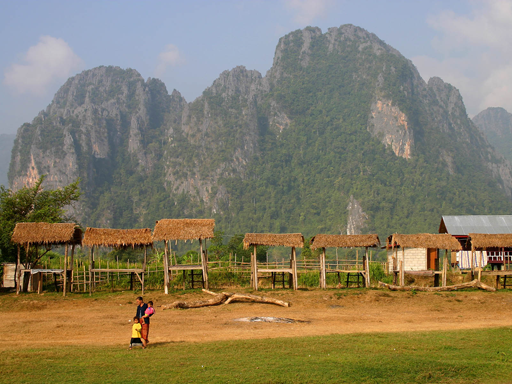
#> input picture data/real/landscape/mountain.png, 512 x 384 px
$ python make_figures.py
#> lines starting #> are read from the running program, lines starting #| are printed output that depends on the picture
### src/io_utils.py
"""Small shared image I/O helpers (used by run_dcp / run_sota / metrics / figures).

Convention: in-memory images are float32 in [0, 1], BGR channel order (OpenCV).
"""

from __future__ import annotations

import os
from typing import List

import cv2
import numpy as np

IMAGE_EXTS = (".png", ".jpg", ".jpeg", ".bmp", ".tif", ".tiff")


def read_image(path: str) -> np.ndarray:
    """Read an image as float32 [0, 1], BGR, shape (H, W, 3)."""
#> called with path = 'data/real/landscape/mountain.png'
    img = cv2.imread(path, cv2.IMREAD_COLOR)
#> img is the input picture: shape (384, 512, 3); mean B, G, R 101.5, 125.5, 134.4
    if img is None:
        raise FileNotFoundError(f"could not read image: {path}")
    return img.astype(np.float32) / 255.0


# [30 lines left out: functions write_image, write_gray, list_images, not called in this run]

### src/dcp/dark_channel.py
"""Dark channel computation.

The dark channel of an image J is

    J_dark(x) = min_{c in {r,g,b}} ( min_{y in Omega(x)} J^c(y) )

i.e. the per-pixel minimum across colour channels, followed by a local
minimum (morphological erosion) over a square patch Omega of side `patch_size`.

Key empirical prior (He et al., 2009): for haze-free outdoor images, the dark
channel is close to zero everywhere except in sky/bright regions, because most
local patches contain at least one very dark pixel in some colour channel.
"""

import cv2
import numpy as np


def dark_channel(image: np.ndarray, patch_size: int = 15) -> np.ndarray:
    """Compute the dark channel of an image.

    Parameters
    ----------
    image : np.ndarray
        (H, W, 3) float array in [0, 1]. Channel order is irrelevant here
        because we take the minimum across channels.
    patch_size : int
        Side length of the square patch Omega (odd number, default 15).

    Returns
    -------
    np.ndarray
        (H, W) float array: the dark channel.
    """
#> called with patch_size = 15
    if image.ndim != 3 or image.shape[2] != 3:
        raise ValueError(f"expected (H, W, 3) image, got shape {image.shape}")
    min_channel = np.min(image, axis=2)
    kernel = cv2.getStructuringElement(cv2.MORPH_RECT, (patch_size, patch_size))
    # Erosion == local minimum over the structuring element.
    dark = cv2.erode(min_channel, kernel)
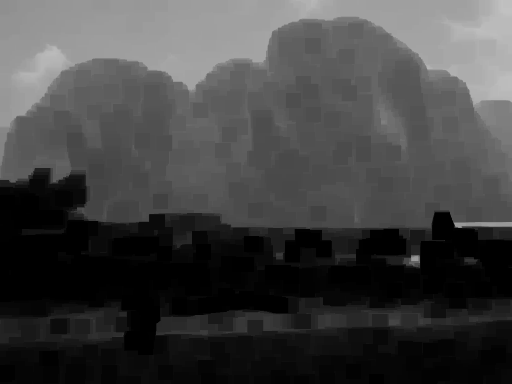
#> dark: shape (384, 512) float32; min 0, max 0.757, mean 0.261
    return dark

### src/dcp/atmospheric_light.py
"""Atmospheric light estimation.

He et al. estimate the global atmospheric light A from the haziest pixels.
The dark channel is brightest where haze is densest, so we:

  1. take the top `top_percent` brightest pixels of the dark channel, then
  2. among those candidate pixels, read their colours from the input image.

The paper picks the single pixel with the highest intensity. In practice
averaging the candidate pixels (as in the popular He-Zhang reference
implementation) is more robust to outliers, so that is the default here.
This is precisely the step that mis-fires on images with large white/bright
regions: white objects also produce a bright dark channel and get mistaken
for "haziest", inflating A (discussed in the report's failure analysis).
"""

from __future__ import annotations

import numpy as np

from .dark_channel import dark_channel


def estimate_atmospheric_light(
    image: np.ndarray,
    dark: np.ndarray | None = None,
    patch_size: int = 15,
    top_percent: float = 0.001,
    mode: str = "mean",
) -> np.ndarray:
    """Estimate the atmospheric light A (a length-3 vector).

    Parameters
    ----------
    image : np.ndarray
        (H, W, 3) float array in [0, 1], BGR.
    dark : np.ndarray, optional
        Pre-computed dark channel; recomputed if None.
    patch_size : int
        Patch size used if `dark` must be computed.
    top_percent : float
        Fraction of brightest dark-channel pixels to consider (default 0.1%).
    mode : {"mean", "max"}
        "mean": average the candidate pixels (robust, default).
        "max":  pick the single brightest-intensity candidate (paper-faithful).

    Returns
    -------
    np.ndarray
        Length-3 atmospheric light vector (BGR), values in [0, 1].
    """
#> called with patch_size = 15, top_percent = 0.001, mode = 'mean'
    if dark is None:
        dark = dark_channel(image, patch_size)

    h, w = dark.shape
#> h = 384; w = 512
    n_pixels = h * w
#> n_pixels = 196608
    n_top = max(int(n_pixels * top_percent), 1)
#> n_top = 196

    dark_flat = dark.reshape(n_pixels)
    image_flat = image.reshape(n_pixels, 3)

    # Indices of the `n_top` brightest dark-channel pixels.
    candidate_idx = np.argpartition(dark_flat, n_pixels - n_top)[n_pixels - n_top:]
#> candidate_idx = 196 values, max 39928 at index 0, min 499 at index 43, mean 4519.7
    candidates = image_flat[candidate_idx]
#> candidates = 196 rows, first 8: [0.753, 0.749, 0.784], [0.8, 0.784, 0.808], [0.796, 0.784, 0.792], [0.8, 0.792, 0.792], [0.776, 0.753, 0.757], [0.788, 0.78, 0.788], [0.776, 0.753, 0.757], [0.784, 0.78, 0.788]

    if mode == "max":
        A = candidates[np.argmax(candidates.sum(axis=1))]
    elif mode == "mean":
        A = candidates.mean(axis=0)
#> A = [0.792, 0.78, 0.797]
    else:
        raise ValueError(f"unknown mode {mode!r}; use 'mean' or 'max'")

    # Guard against degenerate near-zero values that would blow up division.
    return np.maximum(A, 1e-3)

### src/dcp/dehaze.py
"""End-to-end Dark Channel Prior dehazing pipeline."""

from __future__ import annotations

import numpy as np

from .atmospheric_light import estimate_atmospheric_light
from .dark_channel import dark_channel
from .transmission import estimate_transmission, refine_transmission


def dehaze(
    image: np.ndarray,
    patch_size: int = 15,
    omega: float = 0.95,
    t0: float = 0.1,
    top_percent: float = 0.001,
    gf_radius: int = 60,
    gf_eps: float = 1e-3,
    atm_mode: str = "mean",
    return_intermediate: bool = False,
):
    """Remove haze from a single image using the Dark Channel Prior.

    Pipeline: dark channel -> atmospheric light A -> raw transmission ->
    guided-filter refinement -> recover scene radiance

        J(x) = (I(x) - A) / max(t(x), t0) + A

    The lower bound t0 prevents division by near-zero transmission (which would
    otherwise produce extreme noise/colour in the densest-haze regions).

    Parameters
    ----------
    image : np.ndarray
        (H, W, 3) float in [0, 1], BGR.
    patch_size, omega, t0, top_percent, gf_radius, gf_eps, atm_mode :
        Algorithm hyper-parameters (see the individual modules).
    return_intermediate : bool
        If True, also return a dict of intermediate maps for visualisation.

    Returns
    -------
    np.ndarray | tuple[np.ndarray, dict]
        Dehazed image (float [0, 1], BGR); plus an intermediates dict when
        `return_intermediate` is True.
    """
    image = image.astype(np.float32)

    dark = dark_channel(image, patch_size)
    A = estimate_atmospheric_light(image, dark, top_percent=top_percent, mode=atm_mode)
#> A = [0.792, 0.78, 0.797]
    t_raw = estimate_transmission(image, A, omega, patch_size)
    t_refined = refine_transmission(image, t_raw, gf_radius, gf_eps)

    t_clamped = np.clip(t_refined, t0, 1.0)
    radiance = (image - A.reshape(1, 1, 3)) / t_clamped[..., None] + A.reshape(1, 1, 3)
    radiance = np.clip(radiance, 0.0, 1.0)

    if return_intermediate:
        intermediates = {
            "dark_channel": dark,
            "atmospheric_light": A,
            "transmission_raw": t_raw,
            "transmission_refined": t_refined,
        }
        return radiance, intermediates
    return radiance

### src/dcp/transmission.py
"""Transmission map estimation and refinement.

The haze imaging model is

    I(x) = J(x) t(x) + A (1 - t(x))

where I is the observed image, J the haze-free scene radiance, A the global
atmospheric light and t(x) in [0, 1] the medium transmission (fraction of
light reaching the camera without scattering).

Assuming the dehazed scene's dark channel -> 0 and A is known, He et al. derive
an estimate of the transmission directly from the dark channel of the
normalised image:

    t_raw(x) = 1 - omega * darkchannel( I(x) / A )

The constant omega (< 1) keeps a small amount of haze for distant objects so
the result still looks natural (aerial perspective).
"""

import cv2
import numpy as np

from .dark_channel import dark_channel
from .guided_filter import guided_filter


def estimate_transmission(
    image: np.ndarray, A: np.ndarray, omega: float = 0.95, patch_size: int = 15
) -> np.ndarray:
    """Estimate the raw (coarse) transmission map.

    Parameters
    ----------
    image : np.ndarray
        (H, W, 3) float in [0, 1], BGR.
    A : np.ndarray
        Length-3 atmospheric light (BGR).
    omega : float
        Haze-retention factor (default 0.95).
    patch_size : int
        Patch size for the dark channel (default 15).

    Returns
    -------
    np.ndarray
        (H, W) raw transmission in [0, 1] (before guided-filter refinement).
    """
#> called with A = array of shape (3,), omega = 0.95, patch_size = 15
    normalized = image / A.reshape(1, 1, 3)
    transmission = 1.0 - omega * dark_channel(normalized, patch_size)
    return transmission


def refine_transmission(
    image: np.ndarray, transmission: np.ndarray, radius: int = 60, eps: float = 1e-3
) -> np.ndarray:
    """Refine a coarse transmission map with a guided filter.

    The grayscale version of the hazy input is used as the guidance image so
    the refined transmission follows real edges instead of patch blocks.

    Parameters
    ----------
    image : np.ndarray
        (H, W, 3) float in [0, 1], BGR (used to build the grayscale guide).
    transmission : np.ndarray
        (H, W) coarse transmission map.
    radius, eps : guided-filter parameters.

    Returns
    -------
    np.ndarray
        (H, W) refined transmission map.
    """
#> called with radius = 60, eps = 0.001
    gray = cv2.cvtColor((image * 255).astype(np.uint8), cv2.COLOR_BGR2GRAY)
    gray = gray.astype(np.float32) / 255.0
    return guided_filter(gray, transmission, radius, eps)

### src/dcp/guided_filter.py
"""Guided image filtering (He, Sun, Tang).

An edge-preserving smoothing filter. We use it to refine the coarse,
patch-based transmission map so that its edges align with the real object
boundaries in the image, removing the block artefacts produced by the
patch-wise dark channel. It is the fast, modern replacement for the soft
matting used in the original 2009 paper.

The output q is a locally-linear function of the guidance image I:

    q_i = a_k * I_i + b_k,   for i in window k

with (a_k, b_k) chosen to be closest to the filtering input p in a
least-squares sense with regularisation eps. Box filters make it O(N).
"""

import cv2
import numpy as np


def _box(img: np.ndarray, radius: int) -> np.ndarray:
    """Box (mean) filter with window side 2*radius+1."""
#> called with radius = 60
    ksize = 2 * radius + 1
    return cv2.blur(img, (ksize, ksize))
#> returned value: shape (384, 512) float32


def guided_filter(
    guide: np.ndarray, src: np.ndarray, radius: int = 60, eps: float = 1e-3
) -> np.ndarray:
    """Apply a guided filter.

    Parameters
    ----------
    guide : np.ndarray
        (H, W) single-channel guidance image, float in [0, 1].
    src : np.ndarray
        (H, W) input to be filtered (e.g. the raw transmission map), float.
    radius : int
        Window radius (default 60).
    eps : float
        Regularisation; larger -> smoother (default 1e-3).

    Returns
    -------
    np.ndarray
        (H, W) filtered output, same dtype-domain as `src`.
    """
    guide = guide.astype(np.float32)
    src = src.astype(np.float32)

    mean_I = _box(guide, radius)
    mean_p = _box(src, radius)
    mean_Ip = _box(guide * src, radius)
    cov_Ip = mean_Ip - mean_I * mean_p

    mean_II = _box(guide * guide, radius)
    var_I = mean_II - mean_I * mean_I

    a = cov_Ip / (var_I + eps)
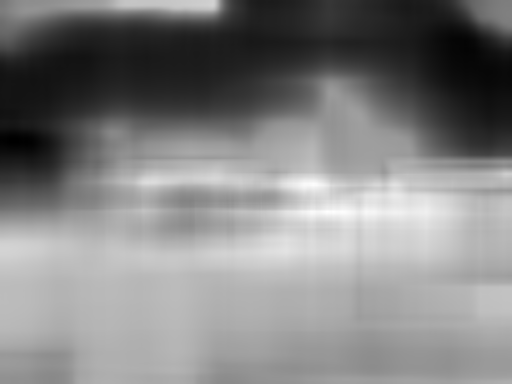
#> a: shape (384, 512) float32; min -1.29, max 0.229, mean -0.513; drawn with min black and max white
    b = mean_p - a * mean_I
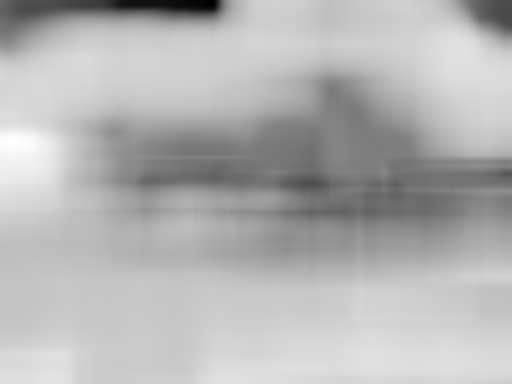
#> b: shape (384, 512) float32; min 0.286, max 1.25, mean 0.967; drawn with min black and max white

    mean_a = _box(a, radius)
    mean_b = _box(b, radius)

    return mean_a * guide + mean_b
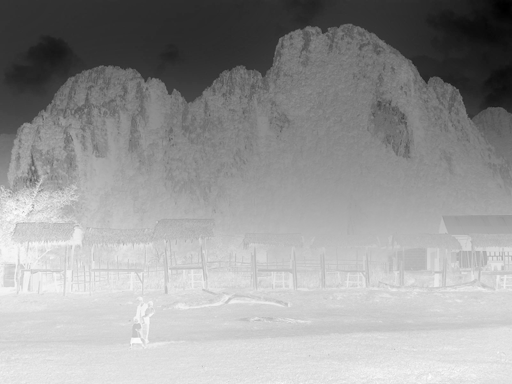
#> returned value: shape (384, 512) float32; min 0.131, max 1.06, mean 0.689; drawn with min black and max white

### src/make_figures.py
#!/usr/bin/env python3
"""Generate all figures used in the report (saved to results/figures/).

Figures:
  1. pipeline.png            - the DCP pipeline on one image (input, dark channel,
                               raw & refined transmission, output).
  2. real_comparison.png     - real hazy images: hazy vs DCP vs DehazeFormer.
  3. synthetic_comparison.png- synthetic images: hazy vs DCP vs DehazeFormer vs GT.
  4. failure_bright.png      - DCP failure analysis on bright/white/sky regions,
                               using the intermediate maps as evidence.
  5. metrics_psnr_ssim.png   - PSNR/SSIM bar charts (DCP vs DehazeFormer) on the
                               synthetic set, with the hazy baseline marked.

All inputs are read as BGR (OpenCV) and converted to RGB for matplotlib.
"""

from __future__ import annotations

import csv
import os
import sys

import cv2
import matplotlib
import numpy as np

matplotlib.use("Agg")
import matplotlib.pyplot as plt  # noqa: E402

ROOT = os.path.dirname(os.path.dirname(os.path.abspath(__file__)))
sys.path.insert(0, os.path.join(ROOT, "src"))
from dcp import dehaze  # noqa: E402
from io_utils import read_image  # noqa: E402

FIG_DIR = os.path.join(ROOT, "results", "figures")
os.makedirs(FIG_DIR, exist_ok=True)


def rgb(path: str) -> np.ndarray:
    return cv2.cvtColor(cv2.imread(path), cv2.COLOR_BGR2RGB)


def rgb_arr(img_bgr_float: np.ndarray) -> np.ndarray:
    return cv2.cvtColor((np.clip(img_bgr_float, 0, 1) * 255).astype(np.uint8), cv2.COLOR_BGR2RGB)


# --------------------------------------------------------------------------- #
# 1. DCP pipeline
# --------------------------------------------------------------------------- #
def fig_pipeline(image_path: str):
    img = read_image(image_path)
    out, inter = dehaze(img, return_intermediate=True)
#> in dehaze, `t_clamped = np.clip(t_refined, t0, 1.0)`:
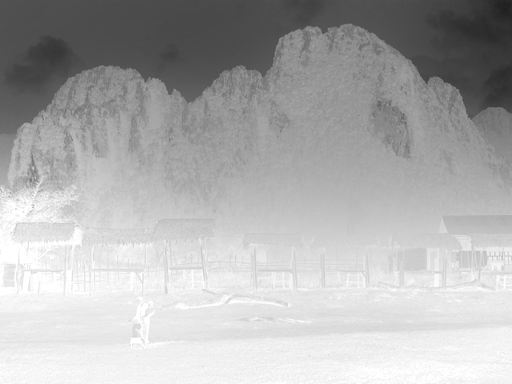
#> t_clamped: shape (384, 512) float32; min 0.131, max 1, mean 0.689
#> in dehaze, `radiance = np.clip(radiance, 0.0, 1.0)`:
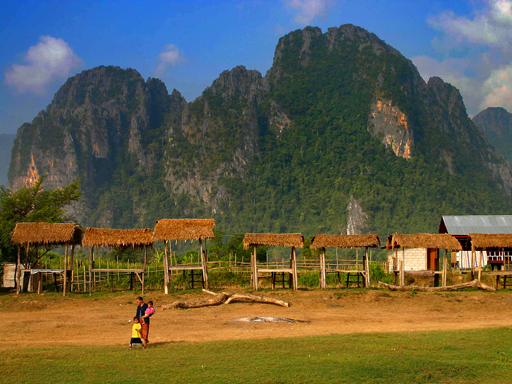
#> radiance: shape (384, 512, 3) float32; mean of channels 0, 1, 2 0.296, 0.373, 0.379; drawn as B, G, R
#> inter = 4 items

    panels = [
        (rgb_arr(img), "Hazy input  I", None),
        (inter["dark_channel"], "Dark channel  $J^{dark}$", "gray"),
        (inter["transmission_raw"], "Raw transmission  $\\tilde{t}$", "viridis"),
        (inter["transmission_refined"], "Refined transmission  $t$ (guided filter)", "viridis"),
        (rgb_arr(out), "Dehazed output  J", None),
    ]
    fig, axes = plt.subplots(1, 5, figsize=(20, 4.2))
    for ax, (data, title, cmap) in zip(axes, panels):
        im = ax.imshow(data, cmap=cmap, vmin=0 if cmap else None, vmax=1 if cmap else None)
        ax.set_title(title, fontsize=12)
        ax.axis("off")
        if cmap:
            fig.colorbar(im, ax=ax, fraction=0.046, pad=0.04)
#> this loop made 5 passes
#> (title, cmap) on passes 1, 2, 3, 5: ('Hazy input  I', None), ('Dark channel  $J^{dark}$', 'gray'), ('Raw transmission  $\\tilde{t}$', 'viridis'), ('Dehazed output  J', None)
    A = inter["atmospheric_light"][::-1]  # BGR->RGB for display
#> A = [0.797, 0.78, 0.792]
    fig.suptitle(f"Dark Channel Prior pipeline   (estimated atmospheric light A = "
                 f"[{A[0]:.2f}, {A[1]:.2f}, {A[2]:.2f}] RGB)", fontsize=13)
    fig.tight_layout(rect=[0, 0, 1, 0.95])
    out_path = os.path.join(FIG_DIR, "pipeline.png")
    fig.savefig(out_path, dpi=120, bbox_inches="tight")
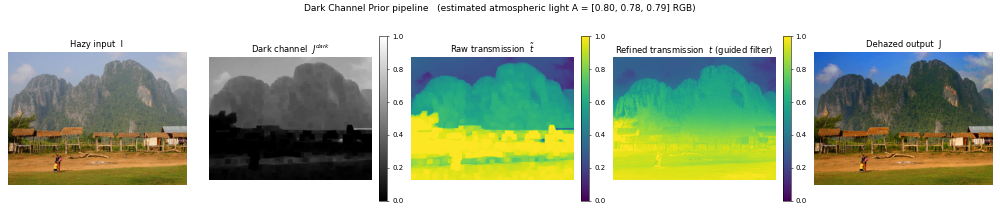
#> figure drawn by matplotlib, 8 panels
    plt.close(fig)
    print("wrote", out_path)


# --------------------------------------------------------------------------- #
# 2 & 3. comparison grids
# --------------------------------------------------------------------------- #
# [24 lines left out: function _grid, not called in this run]


def fig_real_comparison():
    specs = [
        ("tiananmen1", "cityscape", "real"),
        ("nyc_foggy_skyline", "cityscape", "real"),
        ("img_8766", "cityscape", "real"),
        ("mountain", "landscape", "real"),
        ("forest1", "landscape", "real"),
        ("tree2", "landscape", "real"),
    ]
    rows = []
    for stem, cat, split in specs:
        hazy = rgb(_first(f"data/real/{cat}/{stem}.*"))
        dcp = rgb(f"{ROOT}/results/dcp/{split}/{cat}/{stem}_dehazed.png")
        df = rgb(f"{ROOT}/results/dehazeformer/{split}/{cat}/{stem}_dehazed.png")
        rows.append((stem, [hazy, dcp, df]))
    _grid(rows, ["Hazy input", "DCP (ours)", "DehazeFormer"],
          "real_comparison.png", "Real hazy images: DCP vs DehazeFormer")


# [107 lines left out: functions fig_synthetic_comparison, fig_failure, fig_metrics, not called in this run]


# --------------------------------------------------------------------------- #
def _first(pattern: str) -> str:
    import glob
    hits = glob.glob(os.path.join(ROOT, pattern))
    if not hits:
#> (the run stopped early here; a loop or call above may not have finished)
